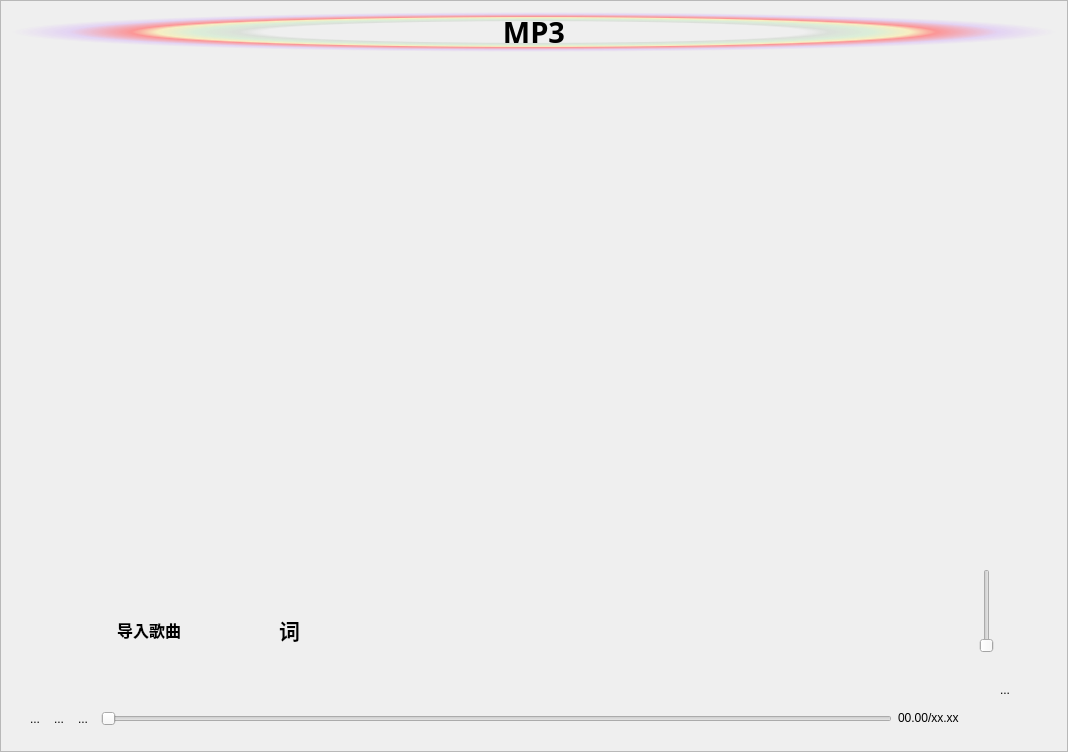
<?xml version="1.0" encoding="UTF-8"?>
<ui version="4.0">
 <class>TheMainWidget</class>
 <widget class="QWidget" name="TheMainWidget">
  <property name="geometry">
   <rect>
    <x>0</x>
    <y>0</y>
    <width>1068</width>
    <height>752</height>
   </rect>
  </property>
  <property name="sizePolicy">
   <sizepolicy hsizetype="Fixed" vsizetype="Fixed">
    <horstretch>0</horstretch>
    <verstretch>0</verstretch>
   </sizepolicy>
  </property>
  <property name="windowTitle">
   <string>音乐播放器</string>
  </property>
  <property name="windowIcon">
   <iconset resource="image.qrc">
    <normaloff>:/image/trayMenu/pig.png</normaloff>:/image/trayMenu/pig.png</iconset>
  </property>
  <property name="styleSheet">
   <string notr="true"/>
  </property>
  <layout class="QGridLayout" name="gridLayout">
   <property name="leftMargin">
    <number>0</number>
   </property>
   <property name="topMargin">
    <number>0</number>
   </property>
   <property name="rightMargin">
    <number>0</number>
   </property>
   <property name="bottomMargin">
    <number>0</number>
   </property>
   <item row="0" column="0">
    <widget class="QFrame" name="frame">
     <property name="focusPolicy">
      <enum>Qt::NoFocus</enum>
     </property>
     <property name="styleSheet">
      <string notr="true">#frame{
border-image:url(:/image/skin/默认.jpg);}</string>
     </property>
     <property name="frameShape">
      <enum>QFrame::StyledPanel</enum>
     </property>
     <property name="frameShadow">
      <enum>QFrame::Raised</enum>
     </property>
     <layout class="QVBoxLayout" name="verticalLayout_2">
      <item>
       <widget class="QLabel" name="label">
        <property name="sizePolicy">
         <sizepolicy hsizetype="Preferred" vsizetype="Maximum">
          <horstretch>0</horstretch>
          <verstretch>50</verstretch>
         </sizepolicy>
        </property>
        <property name="font">
         <font>
          <family>Broadway</family>
          <pointsize>22</pointsize>
          <weight>75</weight>
          <italic>false</italic>
          <bold>true</bold>
         </font>
        </property>
        <property name="styleSheet">
         <string notr="true">
background-color: qradialgradient(spread:pad, cx:0.5, cy:0.5, radius:0.5, fx:0.5, fy:0.5, stop:0 rgba(0, 0, 0, 0), stop:0.52 rgba(0, 0, 0, 0), stop:0.565 rgba(82, 121, 76, 33), stop:0.65 rgba(159, 235, 148, 64), stop:0.721925 rgba(255, 238, 150, 129), stop:0.77 rgba(255, 128, 128, 204), stop:0.89 rgba(191, 128, 255, 64), stop:1 rgba(0, 0, 0, 0));
color: rgb(0, 0, 0);</string>
        </property>
        <property name="text">
         <string>MP3</string>
        </property>
        <property name="alignment">
         <set>Qt::AlignCenter</set>
        </property>
       </widget>
      </item>
      <item>
       <widget class="QWidget" name="widget_2" native="true">
        <layout class="QHBoxLayout" name="horizontalLayout">
         <property name="leftMargin">
          <number>0</number>
         </property>
         <property name="topMargin">
          <number>0</number>
         </property>
         <property name="rightMargin">
          <number>0</number>
         </property>
         <property name="bottomMargin">
          <number>0</number>
         </property>
         <item>
          <widget class="QWidget" name="widgetpLayList" native="true">
           <layout class="QVBoxLayout" name="verticalLayout">
            <property name="leftMargin">
             <number>0</number>
            </property>
            <property name="topMargin">
             <number>0</number>
            </property>
            <property name="rightMargin">
             <number>0</number>
            </property>
            <property name="bottomMargin">
             <number>0</number>
            </property>
            <item>
             <widget class="QListWidget" name="listWidgetPlayList">
              <property name="sizePolicy">
               <sizepolicy hsizetype="Fixed" vsizetype="Expanding">
                <horstretch>0</horstretch>
                <verstretch>0</verstretch>
               </sizepolicy>
              </property>
              <property name="styleSheet">
               <string notr="true">background-color: rgba(255, 255, 255, 0);</string>
              </property>
              <property name="frameShape">
               <enum>QFrame::NoFrame</enum>
              </property>
              <property name="viewMode">
               <enum>QListView::ListMode</enum>
              </property>
              <property name="selectionRectVisible">
               <bool>true</bool>
              </property>
             </widget>
            </item>
           </layout>
          </widget>
         </item>
         <item>
          <widget class="QWidget" name="widget1" native="true">
           <layout class="QGridLayout" name="gridLayout_3">
            <item row="0" column="0">
             <widget class="QLabel" name="label_2">
              <property name="text">
               <string/>
              </property>
             </widget>
            </item>
           </layout>
          </widget>
         </item>
        </layout>
       </widget>
      </item>
      <item>
       <widget class="QWidget" name="widget_3" native="true">
        <layout class="QGridLayout" name="gridLayout_2">
         <item row="0" column="0" colspan="2">
          <widget class="QWidget" name="widget" native="true">
           <layout class="QHBoxLayout" name="horizontalLayout_5">
            <item>
             <widget class="QPushButton" name="pushButtonLoadSongs">
              <property name="minimumSize">
               <size>
                <width>200</width>
                <height>0</height>
               </size>
              </property>
              <property name="maximumSize">
               <size>
                <width>200</width>
                <height>16777215</height>
               </size>
              </property>
              <property name="palette">
               <palette>
                <active>
                 <colorrole role="WindowText">
                  <brush brushstyle="SolidPattern">
                   <color alpha="255">
                    <red>0</red>
                    <green>0</green>
                    <blue>0</blue>
                   </color>
                  </brush>
                 </colorrole>
                 <colorrole role="Button">
                  <brush brushstyle="SolidPattern">
                   <color alpha="0">
                    <red>255</red>
                    <green>255</green>
                    <blue>255</blue>
                   </color>
                  </brush>
                 </colorrole>
                 <colorrole role="Text">
                  <brush brushstyle="SolidPattern">
                   <color alpha="255">
                    <red>0</red>
                    <green>0</green>
                    <blue>0</blue>
                   </color>
                  </brush>
                 </colorrole>
                 <colorrole role="ButtonText">
                  <brush brushstyle="SolidPattern">
                   <color alpha="255">
                    <red>0</red>
                    <green>0</green>
                    <blue>0</blue>
                   </color>
                  </brush>
                 </colorrole>
                 <colorrole role="Base">
                  <brush brushstyle="SolidPattern">
                   <color alpha="0">
                    <red>255</red>
                    <green>255</green>
                    <blue>255</blue>
                   </color>
                  </brush>
                 </colorrole>
                 <colorrole role="Window">
                  <brush brushstyle="SolidPattern">
                   <color alpha="0">
                    <red>255</red>
                    <green>255</green>
                    <blue>255</blue>
                   </color>
                  </brush>
                 </colorrole>
                </active>
                <inactive>
                 <colorrole role="WindowText">
                  <brush brushstyle="SolidPattern">
                   <color alpha="255">
                    <red>0</red>
                    <green>0</green>
                    <blue>0</blue>
                   </color>
                  </brush>
                 </colorrole>
                 <colorrole role="Button">
                  <brush brushstyle="SolidPattern">
                   <color alpha="0">
                    <red>255</red>
                    <green>255</green>
                    <blue>255</blue>
                   </color>
                  </brush>
                 </colorrole>
                 <colorrole role="Text">
                  <brush brushstyle="SolidPattern">
                   <color alpha="255">
                    <red>0</red>
                    <green>0</green>
                    <blue>0</blue>
                   </color>
                  </brush>
                 </colorrole>
                 <colorrole role="ButtonText">
                  <brush brushstyle="SolidPattern">
                   <color alpha="255">
                    <red>0</red>
                    <green>0</green>
                    <blue>0</blue>
                   </color>
                  </brush>
                 </colorrole>
                 <colorrole role="Base">
                  <brush brushstyle="SolidPattern">
                   <color alpha="0">
                    <red>255</red>
                    <green>255</green>
                    <blue>255</blue>
                   </color>
                  </brush>
                 </colorrole>
                 <colorrole role="Window">
                  <brush brushstyle="SolidPattern">
                   <color alpha="0">
                    <red>255</red>
                    <green>255</green>
                    <blue>255</blue>
                   </color>
                  </brush>
                 </colorrole>
                </inactive>
                <disabled>
                 <colorrole role="WindowText">
                  <brush brushstyle="SolidPattern">
                   <color alpha="255">
                    <red>0</red>
                    <green>0</green>
                    <blue>0</blue>
                   </color>
                  </brush>
                 </colorrole>
                 <colorrole role="Button">
                  <brush brushstyle="SolidPattern">
                   <color alpha="0">
                    <red>255</red>
                    <green>255</green>
                    <blue>255</blue>
                   </color>
                  </brush>
                 </colorrole>
                 <colorrole role="Text">
                  <brush brushstyle="SolidPattern">
                   <color alpha="255">
                    <red>0</red>
                    <green>0</green>
                    <blue>0</blue>
                   </color>
                  </brush>
                 </colorrole>
                 <colorrole role="ButtonText">
                  <brush brushstyle="SolidPattern">
                   <color alpha="255">
                    <red>0</red>
                    <green>0</green>
                    <blue>0</blue>
                   </color>
                  </brush>
                 </colorrole>
                 <colorrole role="Base">
                  <brush brushstyle="SolidPattern">
                   <color alpha="0">
                    <red>255</red>
                    <green>255</green>
                    <blue>255</blue>
                   </color>
                  </brush>
                 </colorrole>
                 <colorrole role="Window">
                  <brush brushstyle="SolidPattern">
                   <color alpha="0">
                    <red>255</red>
                    <green>255</green>
                    <blue>255</blue>
                   </color>
                  </brush>
                 </colorrole>
                </disabled>
               </palette>
              </property>
              <property name="font">
               <font>
                <family>Impact</family>
                <pointsize>12</pointsize>
                <weight>75</weight>
                <bold>true</bold>
               </font>
              </property>
              <property name="focusPolicy">
               <enum>Qt::NoFocus</enum>
              </property>
              <property name="autoFillBackground">
               <bool>false</bool>
              </property>
              <property name="styleSheet">
               <string notr="true">background-color: rgba(255, 255, 255, 0);
color: rgb(0, 0, 0);
</string>
              </property>
              <property name="text">
               <string>导入歌曲</string>
              </property>
              <property name="flat">
               <bool>true</bool>
              </property>
             </widget>
            </item>
            <item>
             <widget class="QToolButton" name="toolButtonPlay_2">
              <property name="font">
               <font>
                <family>Agency FB</family>
                <pointsize>16</pointsize>
                <weight>75</weight>
                <bold>true</bold>
               </font>
              </property>
              <property name="focusPolicy">
               <enum>Qt::NoFocus</enum>
              </property>
              <property name="toolTip">
               <string>播放</string>
              </property>
              <property name="autoFillBackground">
               <bool>false</bool>
              </property>
              <property name="styleSheet">
               <string notr="true">background-color: rgba(255, 255, 255, 0);
color: rgb(0, 0, 0);</string>
              </property>
              <property name="text">
               <string>词</string>
              </property>
              <property name="iconSize">
               <size>
                <width>50</width>
                <height>50</height>
               </size>
              </property>
              <property name="autoRepeat">
               <bool>false</bool>
              </property>
              <property name="autoRaise">
               <bool>true</bool>
              </property>
             </widget>
            </item>
            <item>
             <widget class="QLabel" name="labelShowsong">
              <property name="minimumSize">
               <size>
                <width>600</width>
                <height>0</height>
               </size>
              </property>
              <property name="maximumSize">
               <size>
                <width>600</width>
                <height>16777215</height>
               </size>
              </property>
              <property name="font">
               <font>
                <family>Bahnschrift SemiBold</family>
                <pointsize>16</pointsize>
                <weight>75</weight>
                <bold>true</bold>
               </font>
              </property>
              <property name="styleSheet">
               <string notr="true">color: qlineargradient(spread:pad, x1:0, y1:0, x2:1, y2:0, stop:0 rgba(245, 224, 176, 255), stop:0.09 rgba(246, 189, 237, 255), stop:0.14 rgba(194, 207, 246, 255), stop:0.19 rgba(184, 160, 168, 255), stop:0.25 rgba(171, 186, 248, 255), stop:0.32 rgba(243, 248, 224, 255), stop:0.385 rgba(249, 162, 183, 255), stop:0.47 rgba(100, 115, 124, 255), stop:0.58 rgba(251, 205, 202, 255), stop:0.65 rgba(170, 128, 185, 255), stop:0.75 rgba(252, 222, 204, 255), stop:0.805 rgba(206, 122, 218, 255), stop:0.86 rgba(254, 223, 175, 255), stop:0.91 rgba(254, 236, 244, 255), stop:1 rgba(255, 191, 221, 255)); </string>
              </property>
              <property name="text">
               <string/>
              </property>
             </widget>
            </item>
           </layout>
          </widget>
         </item>
         <item row="0" column="2" rowspan="2">
          <widget class="QWidget" name="widget_4" native="true">
           <property name="sizePolicy">
            <sizepolicy hsizetype="Fixed" vsizetype="Fixed">
             <horstretch>0</horstretch>
             <verstretch>0</verstretch>
            </sizepolicy>
           </property>
           <layout class="QVBoxLayout" name="verticalLayout_3">
            <item>
             <widget class="QSlider" name="verticalSliderVoice">
              <property name="sizePolicy">
               <sizepolicy hsizetype="Expanding" vsizetype="Fixed">
                <horstretch>0</horstretch>
                <verstretch>0</verstretch>
               </sizepolicy>
              </property>
              <property name="minimumSize">
               <size>
                <width>22</width>
                <height>84</height>
               </size>
              </property>
              <property name="maximumSize">
               <size>
                <width>22</width>
                <height>84</height>
               </size>
              </property>
              <property name="orientation">
               <enum>Qt::Vertical</enum>
              </property>
             </widget>
            </item>
            <item>
             <spacer name="verticalSpacer">
              <property name="orientation">
               <enum>Qt::Vertical</enum>
              </property>
              <property name="sizeType">
               <enum>QSizePolicy::Fixed</enum>
              </property>
              <property name="sizeHint" stdset="0">
               <size>
                <width>10</width>
                <height>2</height>
               </size>
              </property>
             </spacer>
            </item>
            <item>
             <widget class="QToolButton" name="toolButtonVoice">
              <property name="minimumSize">
               <size>
                <width>58</width>
                <height>57</height>
               </size>
              </property>
              <property name="maximumSize">
               <size>
                <width>58</width>
                <height>57</height>
               </size>
              </property>
              <property name="focusPolicy">
               <enum>Qt::NoFocus</enum>
              </property>
              <property name="toolTip">
               <string>播放</string>
              </property>
              <property name="autoFillBackground">
               <bool>false</bool>
              </property>
              <property name="styleSheet">
               <string notr="true">background-color: rgba(255, 255, 255, 0);</string>
              </property>
              <property name="text">
               <string>...</string>
              </property>
              <property name="icon">
               <iconset resource="image.qrc">
                <normaloff>:/image/trayMenu/voiceup.png</normaloff>:/image/trayMenu/voiceup.png</iconset>
              </property>
              <property name="iconSize">
               <size>
                <width>50</width>
                <height>50</height>
               </size>
              </property>
              <property name="autoRepeat">
               <bool>false</bool>
              </property>
              <property name="autoRaise">
               <bool>true</bool>
              </property>
             </widget>
            </item>
           </layout>
          </widget>
         </item>
         <item row="1" column="0">
          <layout class="QHBoxLayout" name="horizontalLayout_2">
           <property name="spacing">
            <number>0</number>
           </property>
           <item>
            <widget class="QToolButton" name="toolButtonPre">
             <property name="focusPolicy">
              <enum>Qt::NoFocus</enum>
             </property>
             <property name="toolTip">
              <string>播放</string>
             </property>
             <property name="autoFillBackground">
              <bool>false</bool>
             </property>
             <property name="styleSheet">
              <string notr="true">background-color: rgba(255, 255, 255, 0);</string>
             </property>
             <property name="text">
              <string>...</string>
             </property>
             <property name="icon">
              <iconset resource="image.qrc">
               <normaloff>:/image/trayMenu/pigpre.png</normaloff>:/image/trayMenu/pigpre.png</iconset>
             </property>
             <property name="iconSize">
              <size>
               <width>100</width>
               <height>100</height>
              </size>
             </property>
             <property name="autoRepeat">
              <bool>false</bool>
             </property>
             <property name="autoRaise">
              <bool>true</bool>
             </property>
            </widget>
           </item>
           <item>
            <widget class="QToolButton" name="toolButtonPlay">
             <property name="focusPolicy">
              <enum>Qt::NoFocus</enum>
             </property>
             <property name="toolTip">
              <string>播放</string>
             </property>
             <property name="autoFillBackground">
              <bool>false</bool>
             </property>
             <property name="styleSheet">
              <string notr="true">background-color: rgba(255, 255, 255, 0);</string>
             </property>
             <property name="text">
              <string>...</string>
             </property>
             <property name="icon">
              <iconset resource="image.qrc">
               <normaloff>:/image/trayMenu/menu_play.png</normaloff>:/image/trayMenu/menu_play.png</iconset>
             </property>
             <property name="iconSize">
              <size>
               <width>50</width>
               <height>50</height>
              </size>
             </property>
             <property name="autoRepeat">
              <bool>false</bool>
             </property>
             <property name="autoRaise">
              <bool>true</bool>
             </property>
            </widget>
           </item>
           <item>
            <widget class="QToolButton" name="toolButtonNext">
             <property name="focusPolicy">
              <enum>Qt::NoFocus</enum>
             </property>
             <property name="toolTip">
              <string>播放</string>
             </property>
             <property name="autoFillBackground">
              <bool>false</bool>
             </property>
             <property name="styleSheet">
              <string notr="true">background-color: rgba(255, 255, 255, 0);</string>
             </property>
             <property name="text">
              <string>...</string>
             </property>
             <property name="icon">
              <iconset resource="image.qrc">
               <normaloff>:/image/trayMenu/pignext.png</normaloff>:/image/trayMenu/pignext.png</iconset>
             </property>
             <property name="iconSize">
              <size>
               <width>100</width>
               <height>100</height>
              </size>
             </property>
             <property name="autoRepeat">
              <bool>false</bool>
             </property>
             <property name="autoRaise">
              <bool>true</bool>
             </property>
            </widget>
           </item>
          </layout>
         </item>
         <item row="1" column="1">
          <layout class="QHBoxLayout" name="horizontalLayout_3">
           <item>
            <widget class="QSlider" name="horizontalSliderPlay">
             <property name="orientation">
              <enum>Qt::Horizontal</enum>
             </property>
            </widget>
           </item>
           <item>
            <widget class="QLabel" name="labelPlayTime">
             <property name="sizePolicy">
              <sizepolicy hsizetype="Fixed" vsizetype="Fixed">
               <horstretch>0</horstretch>
               <verstretch>0</verstretch>
              </sizepolicy>
             </property>
             <property name="text">
              <string>00.00/xx.xx</string>
             </property>
            </widget>
           </item>
          </layout>
         </item>
        </layout>
       </widget>
      </item>
     </layout>
    </widget>
   </item>
  </layout>
 </widget>
 <layoutdefault spacing="6" margin="11"/>
 <resources>
  <include location="image.qrc"/>
 </resources>
 <connections/>
</ui>
